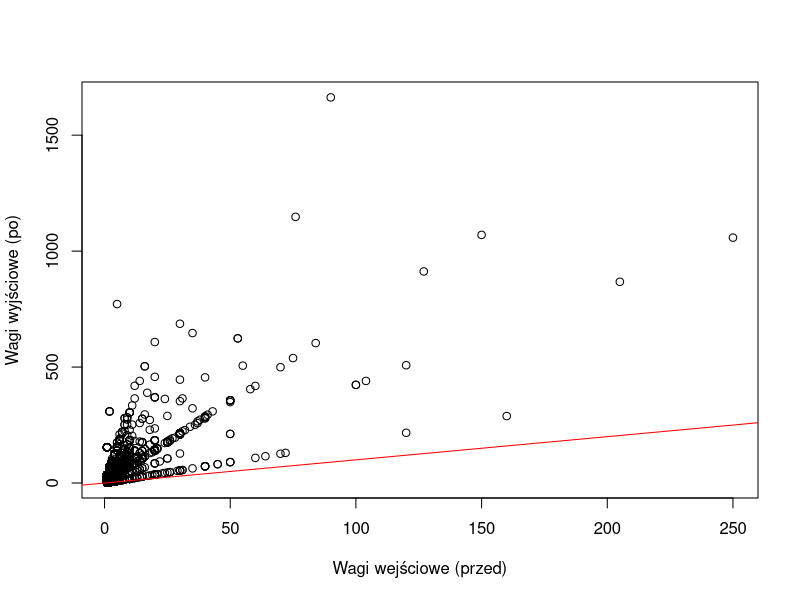

Reproduce this figure in R.
## ---- chunk 1
library(tidyverse)
library(knitr)
library(survey)
library(Hmisc) ## wtd.var to calculate weighted variance
## ---- chunk 2
dane <- read_csv("../data/popyt-zajecia-dane.csv")
## ---- chunk 3
kable(head(dane))
## ---- chunk 4
dane |>
  filter(!is.na(id_popyt)) |>
  count(klasa_pr, wt = wolne_miejsca*waga, name = "N") -> pop_data

## ---- chunk 5
kable(pop_data)
## ---- chunk 6
dane |>
  filter(!is.na(id_cbop)) |> 
  group_by(klasa_pr) |>
  summarise(y = weighted.mean(jedna_zmiana, wolne_miejsca_cbop),
            y_var = wtd.var(jedna_zmiana, wolne_miejsca_cbop),
            n = sum(wolne_miejsca_cbop)) -> tab_cbop
## ---- chunk 7
kable(tab_cbop)
## ---- chunk 8
tab_cbop |>
  left_join(pop_data, by = "klasa_pr") |>
  mutate(W_h = N/sum(N))  -> tab_przyklad

## ---- chunk 9
kable(tab_przyklad)
## ---- chunk 10
tab_przyklad |>
  summarise(y_naive = weighted.mean(y, n),
            y_ps = sum(y*W_h),
            y_ps_var = (1/sum(n) - 1/sum(N))*sum(W_h*y_var) + 1/sum(n)^2*sum((1-W_h)*y_var),
            y_ps_sd = sqrt(y_ps_var)) -> wynik
## ---- chunk 11
kable(wynik)
## ---- chunk 12
dane |>
  filter(is.na(id_popyt)) |>
  select(id_jednostki, klasa_pr, sek, woj, zawod_kod2, wolne_miejsca_cbop, jedna_zmiana) |>
  mutate(jedna_zmiana=as.numeric(jedna_zmiana)) -> cbop_df
## ---- chunk 13
kable(head(cbop_df))
## ---- chunk 14
cbop_svy <- svydesign(ids = ~1, 
                      weights = ~ wolne_miejsca_cbop,
                      data = cbop_df)
cbop_svy
## ---- chunk 15
svymean(~jedna_zmiana, cbop_svy)
## ---- chunk 16
pop_totals <- xtabs(wolne_miejsca*waga ~ klasa_pr, data= dane, subset = !is.na(id_popyt))
pop_totals
## ---- chunk 17
cbop_svy_ps <- postStratify(cbop_svy, strata = ~klasa_pr, population = pop_totals)
cbop_svy_ps
## ---- chunk 18
svymean(~jedna_zmiana, cbop_svy_ps)
## ---- chunk 19
pop_totals2 <- xtabs(wolne_miejsca*waga ~ klasa_pr + zawod_kod2, data= dane, subset = !is.na(id_popyt))
pop_totals2
## ---- chunk 20
cbop_svy_ps2 <- postStratify(cbop_svy, strata = ~klasa_pr + zawod_kod2, population = pop_totals2)
cbop_svy_ps2
## ---- chunk 21
svytable( ~klasa_pr + zawod_kod2, cbop_svy_ps2)
## ---- chunk 22
summary(weights(cbop_svy_ps2)/weights(cbop_svy))
## ---- chunk 23
plot(weights(cbop_svy), weights(cbop_svy_ps2), xlab = "Wagi wejściowe (przed)", ylab = "Wagi wyjściowe (po)")
abline(a=0,b=1,col="red")
## ---- chunk 24
svymean(~jedna_zmiana, cbop_svy_ps2)
